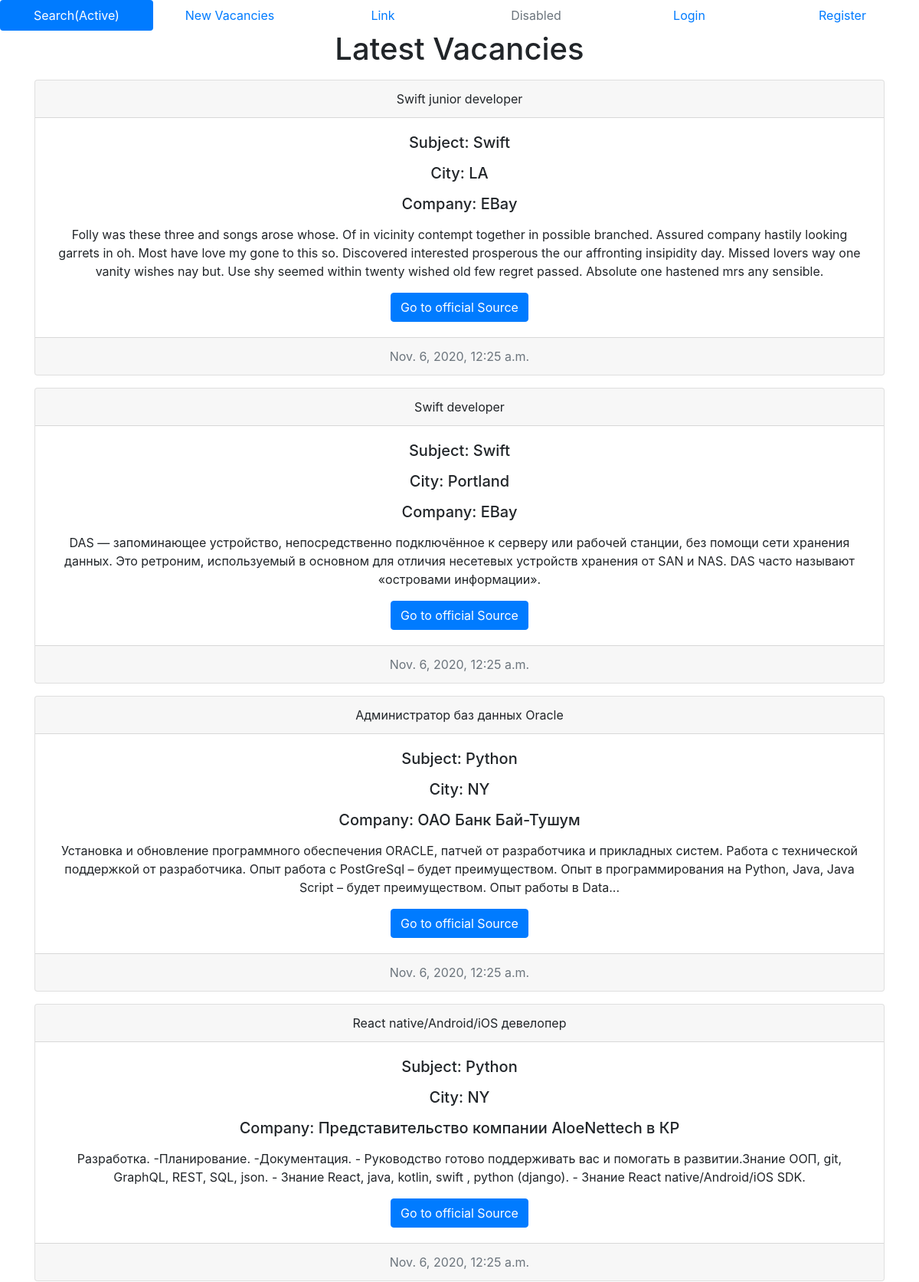
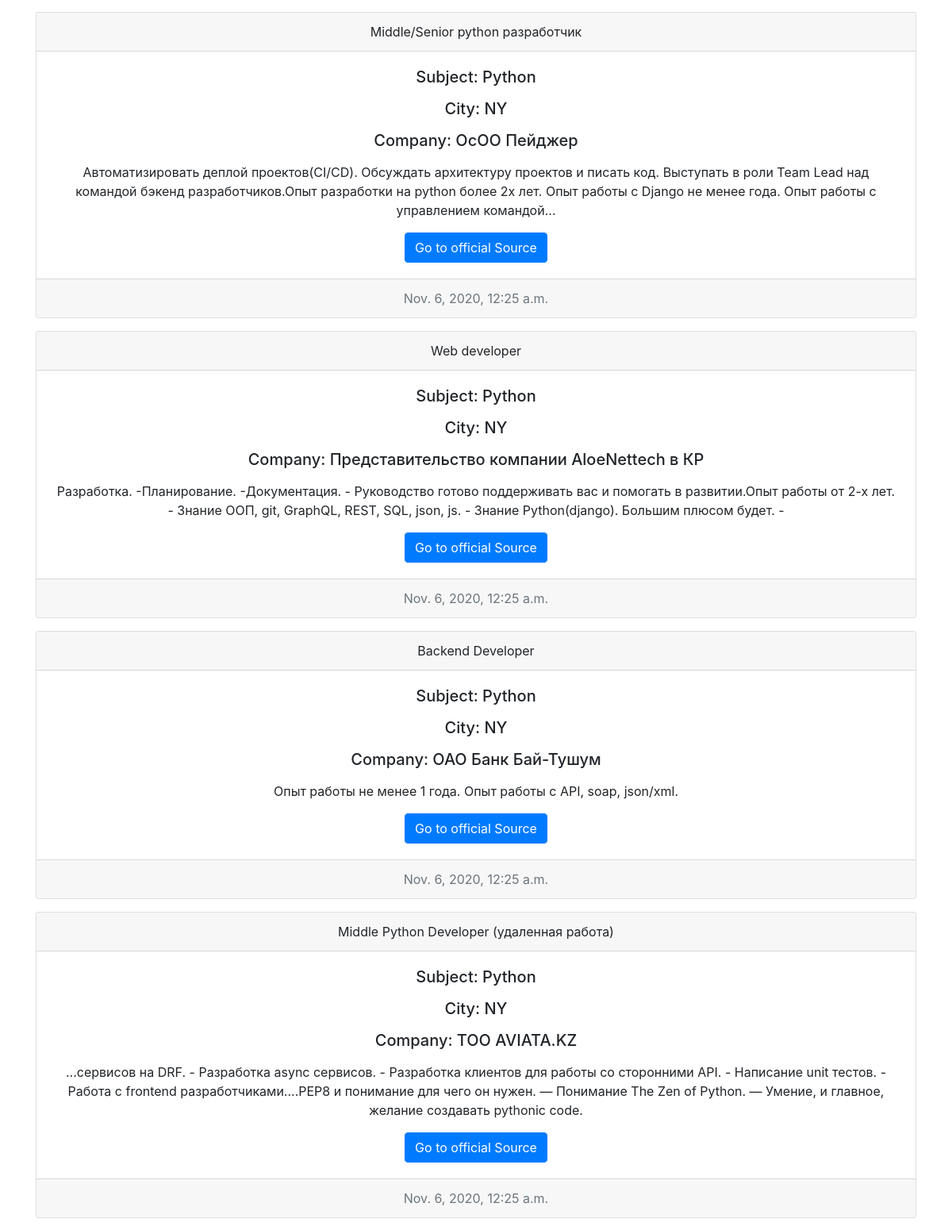
Page /list/ (upper part) on the committed database (2 pictures, top to bottom).
### scraping/models.py (models this page shows, shortened)
class Vacancy(models.Model):
	url = models.URLField(unique=True)
	title = models.CharField(max_length=250, verbose_name='Vacancy title')
	description = models.TextField()
	company = models.CharField(max_length=250, verbose_name='Company name')
	city = models.ForeignKey(City, on_delete=models.CASCADE)
	Language = models.ForeignKey(Language, on_delete=models.CASCADE)
	timestamp = models.DateTimeField(auto_now_add=True)
	class Meta:
		verbose_name = 'Vacancy'
		verbose_name_plural = 'Vacancies'

class Language(models.Model):
	name = models.CharField(max_length=100, unique=True, verbose_name='Programming Language')
	slug = models.SlugField(unique=True, blank=True)
	class Meta:
		verbose_name = 'Language'
		verbose_name_plural = 'Languages'
	def __str__(self):
		return self.name

class City(models.Model):
	name = models.CharField(max_length=100, unique=True, verbose_name='City')
	slug = models.SlugField(unique=True, blank=True)
	class Meta:
		verbose_name = 'City'
		verbose_name_plural = 'Cities'
	def __str__(self):
		return self.name

### scraping/views.py (the view)
# urls.py: path('list/', views.list, name='list_of_vacancies'),
def list(request):
	lst = Vacancy.objects.all().order_by('-timestamp')
	return render(request, 'scraping/list.html', {'lst': lst})

### scraping/templates/scraping/list.html (shortened to what this page needs)
{% extends 'scraping/base.html' %}
{% block content %}
<h1 class="text-center">Latest Vacancies</h1>
{% for obj in lst %}
<div class="card text-center my-3">
  <div class="card-header">
    {{ obj.title }}
  </div>
  <div class="card-body">
   <h5 class="card-title">
     <p>Subject: {{ obj.Language }}</p>
     <p>City: {{ obj.city }}</p>
     <p>Company: {{ obj.company }}</p>
   </h5>
   <p class="card-text">{{ obj.description }}</p>
   <a href="{{ obj.url }}" class="btn btn-primary">Go to official Source</a>
 </div>
 <div class="card-footer text-muted">
  {{ obj.timestamp }}
</div>
</div>
{% empty %}
<div class="col-md-6 mx-auto">
	<h3>К сожалению по вашему запросу ничего не найдено.</h3>
</div>
{% endfor %}
{% endblock %}

### scraping/templates/scraping/base.html (shortened to what this page needs)
<!doctype html>
<html lang="en">
  <head>
    <link rel="stylesheet" href="https://cdn.jsdelivr.net/npm/bootstrap@4.5.3/dist/css/bootstrap.min.css">
  </head>
  <body>
<ul class="nav nav-pills nav-justified">
    <li class="nav-item">
    <a class="nav-link active" href="{% url 'home' %}">Search(Active)</a>
    </li>
    <li class="nav-item">
    <a class="nav-link" href="{% url 'list_of_vacancies' %}">New Vacancies</a>
    </li>
    <li class="nav-item">
    <a class="nav-link" href="#">Link</a>
    </li>
    <li class="nav-item">
    <a class="nav-link disabled" href="#" tabindex="-1" aria-disabled="true">Disabled</a>
  </li>
  {% if user.is_authenticated %}
  <li class="nav-item">
    Hello {{ user.username }}!
    <a class="nav-link" href="{% url 'logout' %}">Logout</a>
    </li>
    {% else %}
    <li class="nav-item">
    <a class="nav-link" href="{% url 'login' %}">Login</a>
    </li>
    <li class="nav-item">
    <a class="nav-link" href="{% url 'register' %}">Register</a>
    </li>
  {% endif %}
</ul>
  <div class="container">
     {% block content %}
     {% endblock %}
  </div>
  </body>
</html>

### rows in the picture
Vacancy: title "Swift junior developer", Language "Swift", city "LA", company "EBay", description "Folly was these three and songs arose whose. Of in vicinity contempt together in possible branched. Assured company hastily looking garrets in oh. Most have love my gone to this so. Discovered interested prosperous the our affronting insipidity day. Missed lovers way one vanity wishes nay but. Use shy seemed within twenty wished old few regret passed. Absolute one hastened mrs any sensible.", timestamp "Nov. 6, 2020, 12:25 a.m."
Vacancy: title "Swift developer", Language "Swift", city "Portland", company "EBay", description "DAS — запоминающее устройство, непосредственно подключённое к серверу или рабочей станции, без помощи сети хранения данных. Это ретроним, используемый в основном для отличия несетевых устройств хранения от SAN и NAS. DAS часто называют «островами информации».", timestamp "Nov. 6, 2020, 12:25 a.m."
Vacancy: title "Администратор баз данных Oracle", Language "Python", city "NY", company "ОАО Банк Бай-Тушум", description "Установка и обновление программного обеспечения ORACLE, патчей от разработчика и прикладных систем. Работа с технической поддержкой от разработчика. Опыт работа с PostGreSql – будет преимуществом. Опыт в программирования на Python, Java, Java Script – будет преимуществом. Опыт работы в Data...", timestamp "Nov. 6, 2020, 12:25 a.m."
Vacancy: title "React native/Android/iOS девелопер", Language "Python", city "NY", company "Представительство компании AloeNettech в КР", description "Разработка. -Планирование. -Документация. - Руководство готово поддерживать вас и помогать в развитии.Знание ООП, git, GraphQL, REST, SQL, json. - Знание React, java, kotlin, swift , python (django). - Знание React native/Android/iOS SDK.", timestamp "Nov. 6, 2020, 12:25 a.m."
Vacancy: title "Middle/Senior python разработчик", Language "Python", city "NY", company "ОсОО Пейджер", description "Автоматизировать деплой проектов(CI/CD). Обсуждать архитектуру проектов и писать код. Выступать в роли Team Lead над командой бэкенд разработчиков.Опыт разработки на python более 2х лет. Опыт работы с Django не менее года. Опыт работы с управлением командой...", timestamp "Nov. 6, 2020, 12:25 a.m."
Vacancy: title "Web developer", Language "Python", city "NY", company "Представительство компании AloeNettech в КР", description "Разработка. -Планирование. -Документация. - Руководство готово поддерживать вас и помогать в развитии.Опыт работы от 2-х лет. - Знание ООП, git, GraphQL, REST, SQL, json, js. - Знание Python(django). Большим плюсом будет. -", timestamp "Nov. 6, 2020, 12:25 a.m."
Vacancy: title "Backend Developer", Language "Python", city "NY", company "ОАО Банк Бай-Тушум", description "Опыт работы не менее 1 года. Опыт работы с API, soap, json/xml.", timestamp "Nov. 6, 2020, 12:25 a.m."
Vacancy: title "Middle Python Developer (удаленная работа)", Language "Python", city "NY", company "ТОО AVIATA.KZ", description "...сервисов на DRF. - Разработка async сервисов. - Разработка клиентов для работы со сторонними API. - Написание unit тестов. - Работа с frontend разработчиками....PEP8 и понимание для чего он нужен. — Понимание The Zen of Python. — Умение, и главное, желание создавать pythonic code.", timestamp "Nov. 6, 2020, 12:25 a.m."
